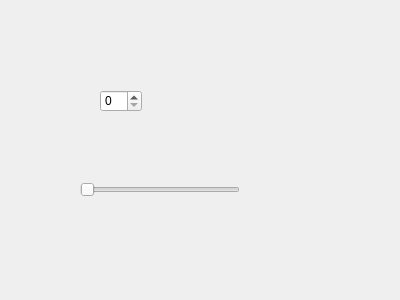
<?xml version="1.0" encoding="UTF-8"?>
<ui version="4.0">
 <class>Widget</class>
 <widget class="QWidget" name="Widget">
  <property name="geometry">
   <rect>
    <x>0</x>
    <y>0</y>
    <width>400</width>
    <height>300</height>
   </rect>
  </property>
  <property name="windowTitle">
   <string>Widget</string>
  </property>
  <widget class="QSlider" name="horizontalSlider">
   <property name="geometry">
    <rect>
     <x>80</x>
     <y>180</y>
     <width>160</width>
     <height>19</height>
    </rect>
   </property>
   <property name="orientation">
    <enum>Qt::Horizontal</enum>
   </property>
  </widget>
  <widget class="QSpinBox" name="spinBox">
   <property name="geometry">
    <rect>
     <x>100</x>
     <y>90</y>
     <width>42</width>
     <height>22</height>
    </rect>
   </property>
  </widget>
 </widget>
 <layoutdefault spacing="6" margin="11"/>
 <resources/>
 <connections>
  <connection>
   <sender>spinBox</sender>
   <signal>valueChanged(int)</signal>
   <receiver>horizontalSlider</receiver>
   <slot>setValue(int)</slot>
   <hints>
    <hint type="sourcelabel">
     <x>132</x>
     <y>100</y>
    </hint>
    <hint type="destinationlabel">
     <x>177</x>
     <y>181</y>
    </hint>
   </hints>
  </connection>
  <connection>
   <sender>horizontalSlider</sender>
   <signal>valueChanged(int)</signal>
   <receiver>spinBox</receiver>
   <slot>setValue(int)</slot>
   <hints>
    <hint type="sourcelabel">
     <x>108</x>
     <y>180</y>
    </hint>
    <hint type="destinationlabel">
     <x>112</x>
     <y>100</y>
    </hint>
   </hints>
  </connection>
 </connections>
</ui>
